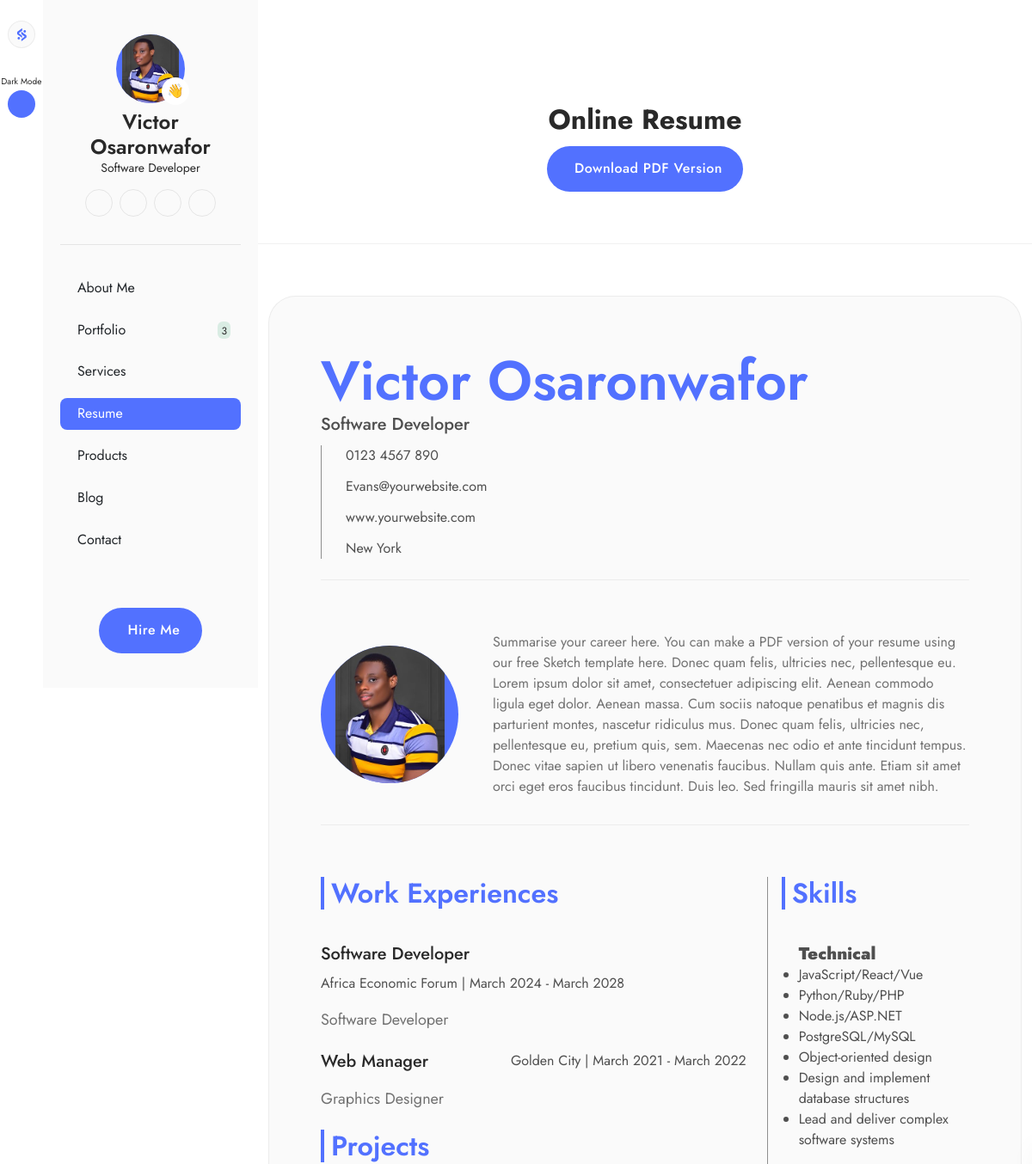
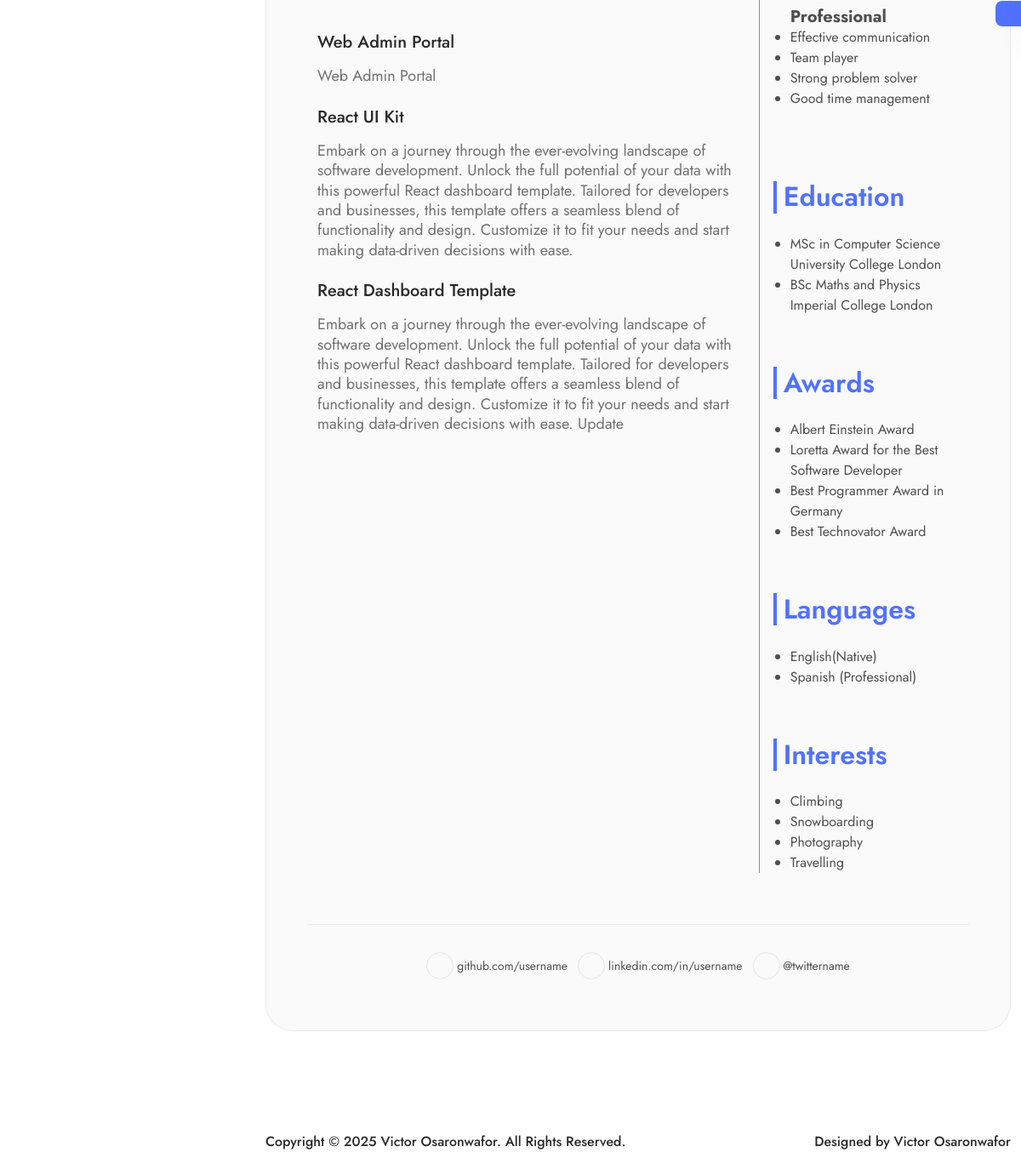
Screenshot of /resume.php with the database file from the repository (2 pictures, top to bottom).
### tables this page shows
CREATE TABLE `about_me` (
  `id` int(11) NOT NULL,
  `name` varchar(255) NOT NULL,
  `role` varchar(255) NOT NULL,
  `intro_title` text NOT NULL,
  `intro_text` text NOT NULL,
  `years_of_experience` int(11) NOT NULL,
  `projects_completed` int(11) NOT NULL,
  `clients_worldwide` int(11) NOT NULL,
  `what_i_do` text NOT NULL,
  `pro_summary` text NOT NULL,
  `skills` text NOT NULL,
  `education` text NOT NULL,
  `awards` text NOT NULL,
  `certifications` text NOT NULL,
  `languages` text NOT NULL,
  `interest` text NOT NULL,
  `github_link` varchar(255) NOT NULL,
  `image` varchar(255) NOT NULL,
  `resume` varchar(255) NOT NULL,
  `status` tinyint(4) NOT NULL DEFAULT 0,
  `date` datetime NOT NULL DEFAULT current_timestamp()
);

CREATE TABLE `work_experiences` (
  `id` int(11) NOT NULL,
  `job_title` varchar(255) NOT NULL,
  `description` longtext NOT NULL,
  `company` varchar(255) NOT NULL,
  `duration` varchar(255) NOT NULL,
  `location` varchar(255) NOT NULL,
  `status` tinyint(4) NOT NULL DEFAULT 0,
  `date` datetime NOT NULL DEFAULT current_timestamp()
);

CREATE TABLE `products` (
  `id` int(11) NOT NULL,
  `category_id` int(11) NOT NULL,
  `name` varchar(255) NOT NULL,
  `slug` varchar(255) NOT NULL,
  `caption` text NOT NULL,
  `price` double NOT NULL,
  `description` longtext NOT NULL,
  `image` varchar(255) NOT NULL,
  `product_url` varchar(255) NOT NULL,
  `meta_title` varchar(255) NOT NULL,
  `meta_keywords` text NOT NULL,
  `meta_description` text NOT NULL,
  `status` tinyint(4) NOT NULL DEFAULT 0,
  `creator` varchar(255) NOT NULL,
  `date` datetime NOT NULL DEFAULT current_timestamp()
);

### resume.php (the view, shortened to what the rows shown need)
<?php
include_once 'components/head.php';
include_once 'components/side-menu.php';
$work_exps = $aboutMe->getWorkExpByStatus();
?>
<section class="pt-120 pb-120 mt-10 mt-lg-0">
    <div class="container mt-8 mt-md-15">
        <div data-aos="fade-up" class="bgn2-color p-4 p-sm-8 p-md-15 rounded-5 brn4">
            <div class="d-flex flex-wrap justify-content-between align-items-center gap-3 br-bottom-n3 pb-3 pb-md-6">
                <div>
                    <h2 class="display-three p1-color fw-semibold">
                        <?= $getAboutMe['name'] ?: '' ?>
                    </h2>
                    <span class="n4-color fs-six fw-medium"><?= $getAboutMe['role'] ?: '' ?></span>
                </div>
            </div>
            <div
                class="d-flex flex-wrap flex-md-nowrap align-items-center gap-5 gap-md-10 pb-4 pb-md-8 br-bottom-n3 pt-60">
                <div class="resume-profile flex-shrink-0">
                    <img src="assets/images/aboutMe/<?= $getAboutMe['image'] ?: '' ?>"
                        alt="<?= $getAboutMe['name'] ?: '' ?>" class="object-fit-cover" width="127" height="159" />
                </div>
                <div class="n42-color fs-seven">
                    <?= $getAboutMe['pro_summary'] ?: '' ?>
                </div>
            </div>
            <div class="resume-section row g-6 pt-60 pb-60 br-bottom-n3">
                <div class="col-md-8 col-lg-12 col-xl-8 col-xxl-9">
                    <?php if ($work_exps != []): ?>
                        <div class="d-flex align-items-center gap-2 mb-5 mb-md-10">
                            <h2 class="fs-three p1-color fw-semibold">
                                Work Experiences
                            </h2>
                        </div>
                        <?php foreach ($work_exps as $key => $work_exp): ?>
                            <div class="mb-4 mb-md-6">
                                <div class="d-flex flex-wrap gap-1 gap-sm-3 justify-content-between align-items-center">
                                    <span class="n5-color fs-six fw-medium"><?= $work_exp['job_title'] ?? '' ?></span>
                                    <span class="n4-color fs-eight"><?= $work_exp['company'] ?? '' ?> |
                                        <?= $work_exp['duration'] ?? '' ?></span>
                                </div>
                                <p class="n42-color fs-seven my-2 my-md-5">
                                    <?= $work_exp['description'] ?? '' ?>
                                </p>
                            </div>
                        <?php endforeach ?>
                    <?php endif; ?>
                    <?php if ($allProducts != []): ?>
                        <div class="d-flex align-items-center gap-2 mb-5 mb-md-10">
                            <h2 class="fs-three p1-color fw-semibold">Projects</h2>
                        </div>
                        <?php foreach ($allProducts as $project): ?>
                            <div class="mb-4 mb-md-6">
                                <div
                                    class="d-flex flex-wrap gap-1 gap-sm-3 justify-content-between align-items-center mb-2 mb-md-4">
                                    <span class="n5-color fs-six fw-medium"><?= $project['name'] ?? '' ?></span>
                                </div>
                                <p class="n42-color fs-seven">
                                    <?= $project['caption'] ?? '' ?>
                                </p>
                            </div>
                        <?php endforeach ?>
                    <?php endif; ?>
                </div>
                <div class="col-md-4 col-lg-12 col-xl-4 col-xxl-3">
                    <div class="ps-4 ps-xxl-7 br-left-n3 d-flex flex-column gap-8 gap-md-15">
                        <div>
                            <div class="d-flex align-items-center gap-2 mb-5 mb-md-10">
                                <h2 class="fs-three p1-color fw-semibold">Skills</h2>
                            </div>
                            <div class="mb-3 mb-md-6 ms-5 n4-color">
                                <?= $getAboutMe['skills'] ?: '' ?>
                            </div>
                        </div>
                        <div>
                            <div class="d-flex align-items-center gap-2 mb-3 mb-md-6">
                                <h2 class="fs-three p1-color fw-semibold">Education</h2>
                            </div>
                            <div class="d-flex gap-2">
                                <div class="ms-5 n4-color">
                                    <?= $getAboutMe['education'] ?: '' ?>
                                </div>
                            </div>
                        </div>
                        <div>
                            <div class="d-flex align-items-center gap-2 mb-3 mb-md-6">
                                <h2 class="fs-three p1-color fw-semibold">Awards</h2>
                            </div>
                            <div class="d-flex gap-2">
                                <div class="ms-5 n4-color">
                                    <?= $getAboutMe['awards'] ?: '' ?>
                                </div>
                            </div>
                        </div>
                        <div>
                            <div class="d-flex align-items-center gap-2 mb-3 mb-md-6">
                                <h2 class="fs-three p1-color fw-semibold">Languages</h2>
                            </div>
                            <div class="d-flex gap-2">
                                <div class="ms-5 n4-color">
                                    <?= $getAboutMe['languages'] ?: '' ?>
                                </div>
                            </div>
                        </div>
                        <div>
                            <div class="d-flex align-items-center gap-2 mb-3 mb-md-6">
                                <h2 class="fs-three p1-color fw-semibold">Interests</h2>
                            </div>
                            <div class="d-flex gap-2">
                                <div class="ms-5 n4-color">
                                    <?= $getAboutMe['interest'] ?: '' ?>
                                </div>
                            </div>
                        </div>
                    </div>
                </div>
            </div>
        </div>
    </div>
</section>
<?php
include_once 'components/footer.php';
?>

### components/side-menu.php (shortened to what the rows shown need)
    <div class="side-menu">
      <div class="d-flex">
        <div class="side-menu-right overflow-y-auto">
          <div class="d-flex flex-column gap-6 justify-content-between py-10 px-5 bgn2-color h-100">
            <div class="">
              <div class="sidebar-profile">
                <div class="position-relative">
                  <div class="profile-img1 d-flex justify-content-center overflow-hidden">
                    <img src="assets/images/aboutMe/<?= $getAboutMe['image'] ?>" alt="<?= $getAboutMe['name'] ?? '' ?>" class="" />
                  </div>
                  <span class="thumb">👋</span>
                </div>
                <h4 class="n5-color fw-semibold fs-five mt-2 text-center">
                <?= $getAboutMe['name'] ?? '' ?>
                </h4>
                <span class="n5-color fs-nine d-block text-center"><?= $getAboutMe['role'] ?? '' ?></span>
                <div class="d-flex justify-content-center gap-2 align-items-center mt-4">
                  <a href="javascript:void(0)" class="social-icon p1-color">
                  </a>
                  <a href="javascript:void(0)" class="social-icon p1-color">
                  </a>
                  <a href="javascript:void(0)" class="social-icon p1-color">
                  </a>
                  <a href="javascript:void(0)" class="social-icon p1-color">
                  </a>
                </div>
              </div>
            </div>
          </div>
        </div>
      </div>
    </div>
<div class="main-content w-100">

### rows the page displays
about_me: image (picture), name "Victor Osaronwafor", role "Software Developer", pro_summary "Summarise your career here. You can make a PDF version of your resume using our free Sketch template here. Donec quam felis, ultricies nec, pellentesque eu. Lorem ipsum dolor sit amet, consectetuer adipiscing elit. Aenean commodo ligula eget dolor. Aenean massa. Cum sociis natoque penatibus et magnis dis parturient montes, nascetur ridiculus mus. Donec quam felis, ultricies nec, pellentesque eu, pretium quis, sem. Maecenas nec odio et ante tincidunt tempus. Donec vitae sapien ut libero venenatis faucibus. Nullam quis ante. Etiam sit amet orci eget eros faucibus tincidunt. Duis leo. Sed fringilla mauris sit amet nibh.", skills "Technical JavaScript/React/Vue Python/Ruby/PHP Node.js/ASP.NET PostgreSQL/MySQL Object-oriented design Design and implement database structures Lead and deliver complex software systems Professional Effective communication Team player Strong problem solver Good time management", education "MSc in Computer Science University College London BSc Maths and Physics Imperial College London", awards "Albert Einstein Award Loretta Award for the Best Software Developer Best Programmer Award in Germany Best Technovator Award", languages "English(Native) Spanish (Professional)", interest "Climbing Snowboarding Photography Travelling"
work_experiences: job_title "Software Developer", company "Africa Economic Forum", duration "March 2024 - March 2028", description "Software Developer"
work_experiences: job_title "Web Manager", company "Golden City", duration "March 2021 - March 2022", description "Graphics Designer"
products: name "Web Admin Portal", caption "Web Admin Portal"
products: name "React UI Kit", caption "Embark on a journey through the ever-evolving landscape of software development. Unlock the full potential of your data with this powerful React dashboard template. Tailored for developers and businesses, this template offers a seamless blend of functionality and design. Customize it to fit your needs and start making data-driven decisions with ease."
products: name "React Dashboard Template", caption "Embark on a journey through the ever-evolving landscape of software development. Unlock the full potential of your data with this powerful React dashboard template. Tailored for developers and businesses, this template offers a seamless blend of functionality and design. Customize it to fit your needs and start making data-driven decisions with ease. Update"

### other values shown
$portfolio->portfolioStatusCount() "3"
